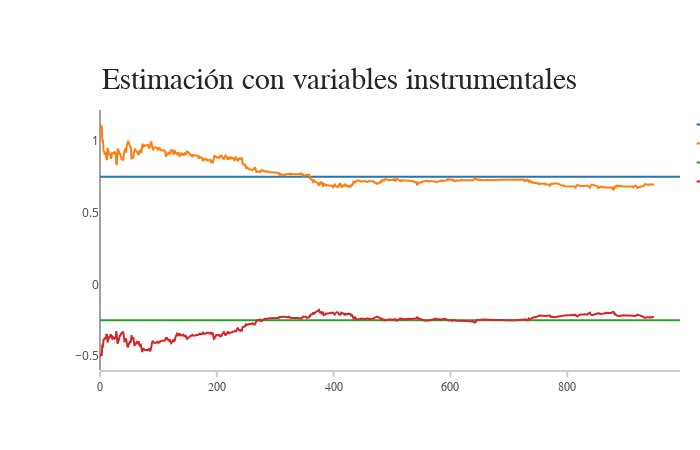

Source (notebook cell):
### Code cell
trace = go.Scatter(
    y = a1,
    x = np.arange(nobs),
    name = 'Parametro a1')

trace1 = go.Scatter(
    y = c1,
    x = np.arange(nobs),
    name = 'Estimacion a1')

trace2 = go.Scatter(
    y = a2,
    x = np.arange(nobs),
    name = 'Parametro a2')

trace3 = go.Scatter(
    y = c2,
    x = np.arange(nobs),
    name = 'Estimacion a2')

layout = go.Layout(
    xaxis=dict(
        showline=True,
        showgrid=False,
        showticklabels=True,
        linecolor='rgb(204, 204, 204)',
        linewidth=2,
        ticks='outside',
        tickcolor='rgb(204, 204, 204)',
        tickwidth=2,
        ticklen=5,
        tickfont=dict(
            family='Arial',
            size=12,
            color='rgb(82, 82, 82)',
        ),
    ),
    yaxis=dict(
        showgrid=False,
        zeroline=False,
        showline=False,
        showticklabels=True,
    ),
    autosize=False,
    margin=dict(
        autoexpand=False,
        l=100,
        r=20,
        t=110,
    )
)

annotations = []
annotations.append(dict(xref='paper', yref='paper', x=0.0, y=1.05,
                              xanchor='left', yanchor='bottom',
                              text='Estimación con variables instrumentales',
                              font=dict(family='Arial',
                                        size=30,
                                        color='rgb(37,37,37)'),
                              showarrow=False))

layout['annotations'] = annotations

layout['annotations'] = annotations
traces = [trace, trace1, trace2, trace3]

fig = go.Figure(data=traces, layout=layout)
py.iplot(fig, filename='3')

### Figure 1 — Plotly figure (JSON) as saved in the notebook; plotly's stock layout.template omitted (floating-point values rounded to 4 significant figures; data arrays with more than 128 entries replaced by an {"elided": "..."} marker saying what was removed)
{"data": [{"name": "Parametro a1", "type": "scatter", "x": {"elided": "1000 int values"}, "y": {"elided": "994 float values"}}, {"name": "Estimacion a1", "type": "scatter", "x": {"elided": "1000 int values"}, "y": {"elided": "949 float values"}}, {"name": "Parametro a2", "type": "scatter", "x": {"elided": "1000 int values"}, "y": {"elided": "994 float values"}}, {"name": "Estimacion a2", "type": "scatter", "x": {"elided": "1000 int values"}, "y": {"elided": "949 float values"}}], "layout": {"annotations": [{"font": {"color": "rgb(37,37,37)", "family": "Arial", "size": 30}, "showarrow": false, "text": "Estimación con variables instrumentales", "x": 0, "xanchor": "left", "xref": "paper", "y": 1.05, "yanchor": "bottom", "yref": "paper"}], "autosize": false, "height": 450, "margin": {"autoexpand": false, "l": 100, "r": 20, "t": 110}, "width": 700, "xaxis": {"autorange": true, "linecolor": "rgb(204, 204, 204)", "linewidth": 2, "range": [0, 993], "showgrid": false, "showline": true, "showticklabels": true, "tickcolor": "rgb(204, 204, 204)", "tickfont": {"color": "rgb(82, 82, 82)", "family": "Arial", "size": 12}, "ticklen": 5, "ticks": "outside", "tickwidth": 2, "type": "linear"}, "yaxis": {"autorange": true, "range": [-0.597, 1.216], "showgrid": false, "showline": false, "showticklabels": true, "type": "linear", "zeroline": false}}}
